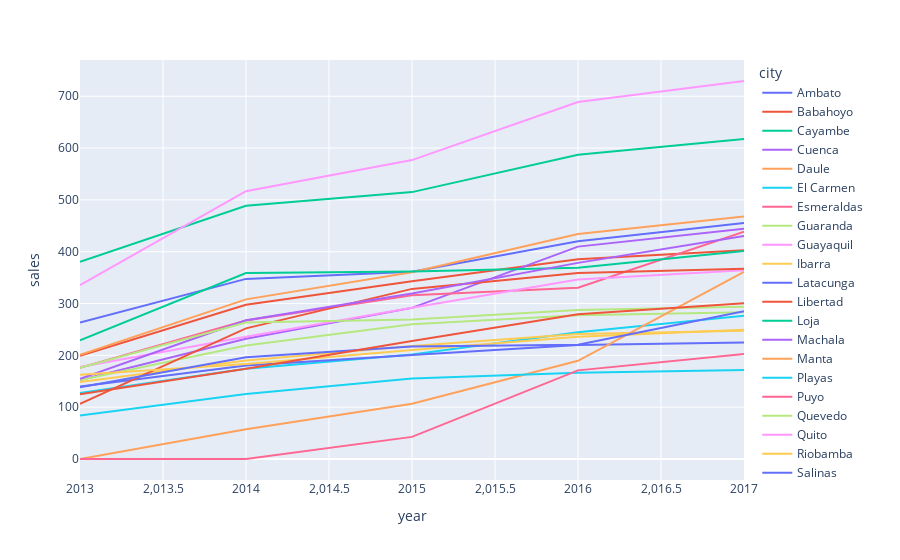

The notebook cell this image was saved under:
### Code cell
# d = pd.merge(orig_train, orig_stores)
# d["store_nbr"] = d["store_nbr"].astype("int8")
# d["year"] = d.date.dt.year
# px.line(d.groupby(["city", "year"]).sales.mean().reset_index(), x = "year", y = "sales", color = "city")

### Figure 1 — Plotly figure (JSON) as saved in the notebook; plotly's stock layout.template omitted (floating-point values rounded to 4 significant figures)
{"data": [{"hovertemplate": "city=Ambato<br>year=%{x}<br>sales=%{y}<extra></extra>", "legendgroup": "Ambato", "line": {"color": "#636efa", "dash": "solid"}, "marker": {"symbol": "circle"}, "mode": "lines", "name": "Ambato", "orientation": "v", "showlegend": true, "type": "scatter", "x": [2013, 2014, 2015, 2016, 2017], "xaxis": "x", "y": [263.4, 347.6, 361.5, 420.0, 455.3], "yaxis": "y"}, {"hovertemplate": "city=Babahoyo<br>year=%{x}<br>sales=%{y}<extra></extra>", "legendgroup": "Babahoyo", "line": {"color": "#EF553B", "dash": "solid"}, "marker": {"symbol": "circle"}, "mode": "lines", "name": "Babahoyo", "orientation": "v", "showlegend": true, "type": "scatter", "x": [2013, 2014, 2015, 2016, 2017], "xaxis": "x", "y": [199.1, 297.6, 343.1, 385.2, 403.0], "yaxis": "y"}, {"hovertemplate": "city=Cayambe<br>year=%{x}<br>sales=%{y}<extra></extra>", "legendgroup": "Cayambe", "line": {"color": "#00cc96", "dash": "solid"}, "marker": {"symbol": "circle"}, "mode": "lines", "name": "Cayambe", "orientation": "v", "showlegend": true, "type": "scatter", "x": [2013, 2014, 2015, 2016, 2017], "xaxis": "x", "y": [380.4, 488.7, 515.0, 587.3, 617.4], "yaxis": "y"}, {"hovertemplate": "city=Cuenca<br>year=%{x}<br>sales=%{y}<extra></extra>", "legendgroup": "Cuenca", "line": {"color": "#ab63fa", "dash": "solid"}, "marker": {"symbol": "circle"}, "mode": "lines", "name": "Cuenca", "orientation": "v", "showlegend": true, "type": "scatter", "x": [2013, 2014, 2015, 2016, 2017], "xaxis": "x", "y": [152.4, 232.1, 291.7, 409.9, 444.5], "yaxis": "y"}, {"hovertemplate": "city=Daule<br>year=%{x}<br>sales=%{y}<extra></extra>", "legendgroup": "Daule", "line": {"color": "#FFA15A", "dash": "solid"}, "marker": {"symbol": "circle"}, "mode": "lines", "name": "Daule", "orientation": "v", "showlegend": true, "type": "scatter", "x": [2013, 2014, 2015, 2016, 2017], "xaxis": "x", "y": [201.3, 308.0, 360.5, 434.4, 468.2], "yaxis": "y"}, {"hovertemplate": "city=El Carmen<br>year=%{x}<br>sales=%{y}<extra></extra>", "legendgroup": "El Carmen", "line": {"color": "#19d3f3", "dash": "solid"}, "marker": {"symbol": "circle"}, "mode": "lines", "name": "El Carmen", "orientation": "v", "showlegend": true, "type": "scatter", "x": [2013, 2014, 2015, 2016, 2017], "xaxis": "x", "y": [127.4, 174.2, 201.6, 244.4, 276.2], "yaxis": "y"}, {"hovertemplate": "city=Esmeraldas<br>year=%{x}<br>sales=%{y}<extra></extra>", "legendgroup": "Esmeraldas", "line": {"color": "#FF6692", "dash": "solid"}, "marker": {"symbol": "circle"}, "mode": "lines", "name": "Esmeraldas", "orientation": "v", "showlegend": true, "type": "scatter", "x": [2013, 2014, 2015, 2016, 2017], "xaxis": "x", "y": [176.0, 267.3, 316.2, 330.6, 438.7], "yaxis": "y"}, {"hovertemplate": "city=Guaranda<br>year=%{x}<br>sales=%{y}<extra></extra>", "legendgroup": "Guaranda", "line": {"color": "#B6E880", "dash": "solid"}, "marker": {"symbol": "circle"}, "mode": "lines", "name": "Guaranda", "orientation": "v", "showlegend": true, "type": "scatter", "x": [2013, 2014, 2015, 2016, 2017], "xaxis": "x", "y": [152.4, 219.0, 260.1, 277.6, 283.1], "yaxis": "y"}, {"hovertemplate": "city=Guayaquil<br>year=%{x}<br>sales=%{y}<extra></extra>", "legendgroup": "Guayaquil", "line": {"color": "#FF97FF", "dash": "solid"}, "marker": {"symbol": "circle"}, "mode": "lines", "name": "Guayaquil", "orientation": "v", "showlegend": true, "type": "scatter", "x": [2013, 2014, 2015, 2016, 2017], "xaxis": "x", "y": [177.3, 235.7, 292.0, 346.6, 364.2], "yaxis": "y"}, {"hovertemplate": "city=Ibarra<br>year=%{x}<br>sales=%{y}<extra></extra>", "legendgroup": "Ibarra", "line": {"color": "#FECB52", "dash": "solid"}, "marker": {"symbol": "circle"}, "mode": "lines", "name": "Ibarra", "orientation": "v", "showlegend": true, "type": "scatter", "x": [2013, 2014, 2015, 2016, 2017], "xaxis": "x", "y": [148.6, 190.2, 218.1, 241.3, 247.7], "yaxis": "y"}, {"hovertemplate": "city=Latacunga<br>year=%{x}<br>sales=%{y}<extra></extra>", "legendgroup": "Latacunga", "line": {"color": "#636efa", "dash": "solid"}, "marker": {"symbol": "circle"}, "mode": "lines", "name": "Latacunga", "orientation": "v", "showlegend": true, "type": "scatter", "x": [2013, 2014, 2015, 2016, 2017], "xaxis": "x", "y": [139.7, 180.6, 200.6, 219.9, 224.9], "yaxis": "y"}, {"hovertemplate": "city=Libertad<br>year=%{x}<br>sales=%{y}<extra></extra>", "legendgroup": "Libertad", "line": {"color": "#EF553B", "dash": "solid"}, "marker": {"symbol": "circle"}, "mode": "lines", "name": "Libertad", "orientation": "v", "showlegend": true, "type": "scatter", "x": [2013, 2014, 2015, 2016, 2017], "xaxis": "x", "y": [106.4, 252.0, 328.3, 359.0, 367.0], "yaxis": "y"}, {"hovertemplate": "city=Loja<br>year=%{x}<br>sales=%{y}<extra></extra>", "legendgroup": "Loja", "line": {"color": "#00cc96", "dash": "solid"}, "marker": {"symbol": "circle"}, "mode": "lines", "name": "Loja", "orientation": "v", "showlegend": true, "type": "scatter", "x": [2013, 2014, 2015, 2016, 2017], "xaxis": "x", "y": [229.2, 358.7, 361.9, 369.0, 401.3], "yaxis": "y"}, {"hovertemplate": "city=Machala<br>year=%{x}<br>sales=%{y}<extra></extra>", "legendgroup": "Machala", "line": {"color": "#ab63fa", "dash": "solid"}, "marker": {"symbol": "circle"}, "mode": "lines", "name": "Machala", "orientation": "v", "showlegend": true, "type": "scatter", "x": [2013, 2014, 2015, 2016, 2017], "xaxis": "x", "y": [154.6, 267.9, 319.3, 378.5, 430.5], "yaxis": "y"}, {"hovertemplate": "city=Manta<br>year=%{x}<br>sales=%{y}<extra></extra>", "legendgroup": "Manta", "line": {"color": "#FFA15A", "dash": "solid"}, "marker": {"symbol": "circle"}, "mode": "lines", "name": "Manta", "orientation": "v", "showlegend": true, "type": "scatter", "x": [2013, 2014, 2015, 2016, 2017], "xaxis": "x", "y": [0, 57.3, 106.7, 189.5, 360.9], "yaxis": "y"}, {"hovertemplate": "city=Playas<br>year=%{x}<br>sales=%{y}<extra></extra>", "legendgroup": "Playas", "line": {"color": "#19d3f3", "dash": "solid"}, "marker": {"symbol": "circle"}, "mode": "lines", "name": "Playas", "orientation": "v", "showlegend": true, "type": "scatter", "x": [2013, 2014, 2015, 2016, 2017], "xaxis": "x", "y": [84.09, 125.4, 155.5, 166.6, 171.6], "yaxis": "y"}, {"hovertemplate": "city=Puyo<br>year=%{x}<br>sales=%{y}<extra></extra>", "legendgroup": "Puyo", "line": {"color": "#FF6692", "dash": "solid"}, "marker": {"symbol": "circle"}, "mode": "lines", "name": "Puyo", "orientation": "v", "showlegend": true, "type": "scatter", "x": [2013, 2014, 2015, 2016, 2017], "xaxis": "x", "y": [0, 0, 42.67, 171.1, 202.5], "yaxis": "y"}, {"hovertemplate": "city=Quevedo<br>year=%{x}<br>sales=%{y}<extra></extra>", "legendgroup": "Quevedo", "line": {"color": "#B6E880", "dash": "solid"}, "marker": {"symbol": "circle"}, "mode": "lines", "name": "Quevedo", "orientation": "v", "showlegend": true, "type": "scatter", "x": [2013, 2014, 2015, 2016, 2017], "xaxis": "x", "y": [176.1, 263.5, 269.2, 287.6, 293.7], "yaxis": "y"}, {"hovertemplate": "city=Quito<br>year=%{x}<br>sales=%{y}<extra></extra>", "legendgroup": "Quito", "line": {"color": "#FF97FF", "dash": "solid"}, "marker": {"symbol": "circle"}, "mode": "lines", "name": "Quito", "orientation": "v", "showlegend": true, "type": "scatter", "x": [2013, 2014, 2015, 2016, 2017], "xaxis": "x", "y": [335.7, 516.8, 576.9, 688.8, 729.5], "yaxis": "y"}, {"hovertemplate": "city=Riobamba<br>year=%{x}<br>sales=%{y}<extra></extra>", "legendgroup": "Riobamba", "line": {"color": "#FECB52", "dash": "solid"}, "marker": {"symbol": "circle"}, "mode": "lines", "name": "Riobamba", "orientation": "v", "showlegend": true, "type": "scatter", "x": [2013, 2014, 2015, 2016, 2017], "xaxis": "x", "y": [162.4, 183.4, 210.2, 235.9, 249.3], "yaxis": "y"}, {"hovertemplate": "city=Salinas<br>year=%{x}<br>sales=%{y}<extra></extra>", "legendgroup": "Salinas", "line": {"color": "#636efa", "dash": "solid"}, "marker": {"symbol": "circle"}, "mode": "lines", "name": "Salinas", "orientation": "v", "showlegend": true, "type": "scatter", "x": [2013, 2014, 2015, 2016, 2017], "xaxis": "x", "y": [138.5, 196.4, 216.9, 220.4, 285.3], "yaxis": "y"}, {"hovertemplate": "city=Santo Domingo<br>year=%{x}<br>sales=%{y}<extra></extra>", "legendgroup": "Santo Domingo", "line": {"color": "#EF553B", "dash": "solid"}, "marker": {"symbol": "circle"}, "mode": "lines", "name": "Santo Domingo", "orientation": "v", "showlegend": true, "type": "scatter", "x": [2013, 2014, 2015, 2016, 2017], "xaxis": "x", "y": [125.0, 174.3, 227.8, 279.1, 300.4], "yaxis": "y"}], "layout": {"legend": {"title": {"text": "city"}, "tracegroupgap": 0}, "margin": {"t": 60}, "xaxis": {"anchor": "y", "domain": [0, 1], "title": {"text": "year"}}, "yaxis": {"anchor": "x", "domain": [0, 1], "title": {"text": "sales"}}}}
